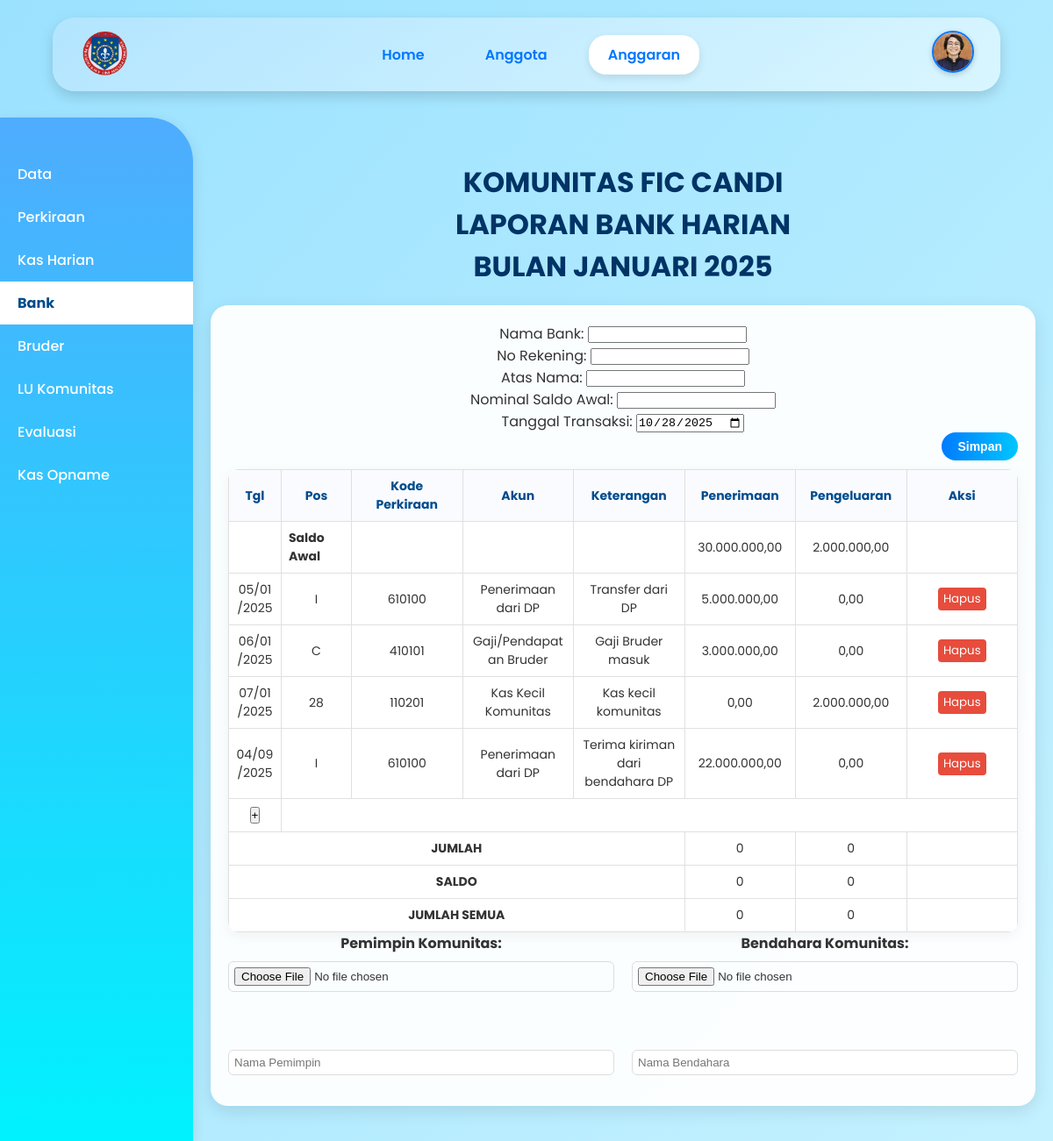
/anggaran_eco_bank.php (signed in), run on an earlier commit of the app's database.
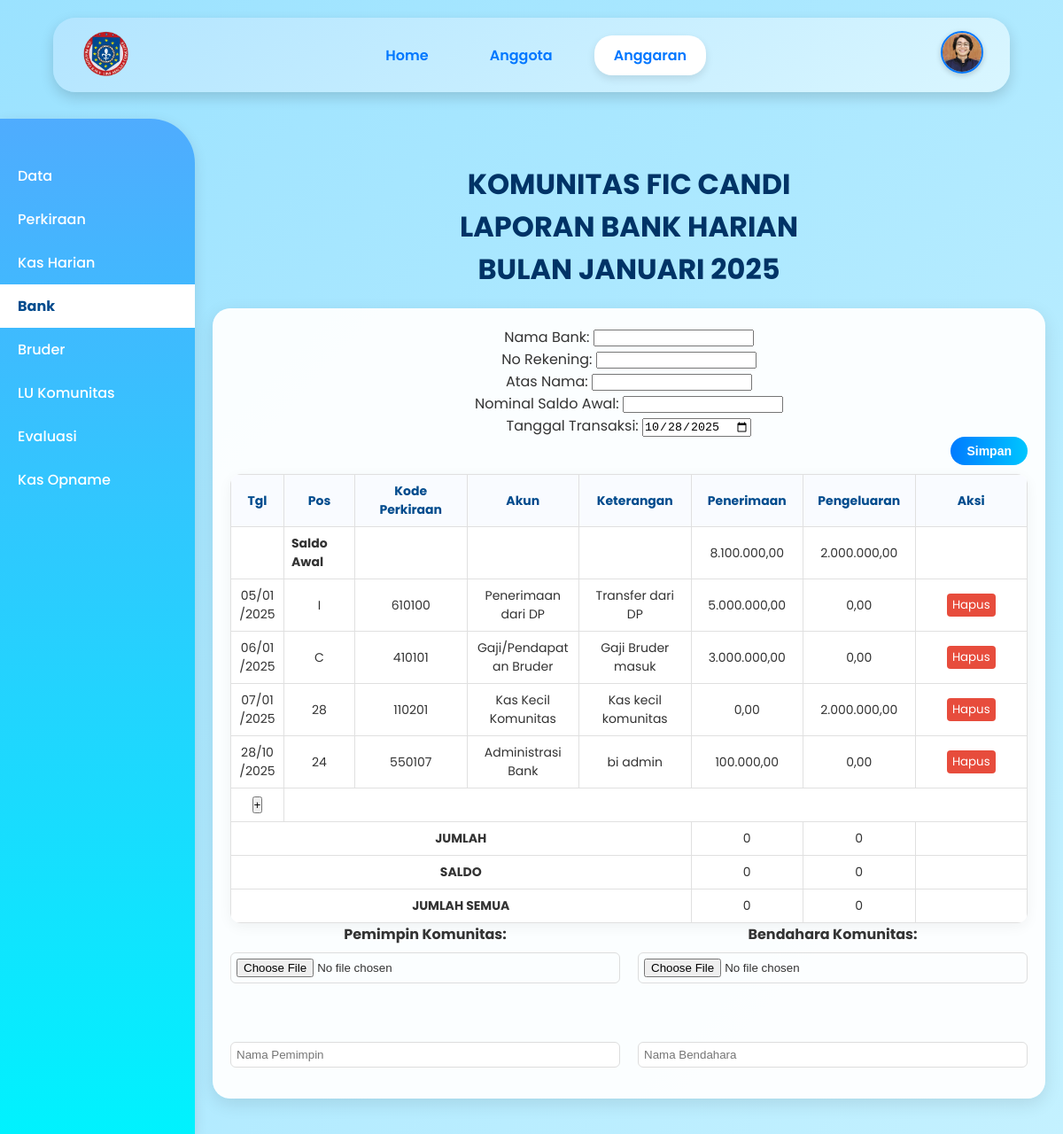
And on a later commit of the database.
### tables this page shows
CREATE TABLE `data_bruder` (
  `ID_bruder` int(11) NOT NULL,
  `nama_bruder` varchar(100) DEFAULT NULL,
  `gambar_bruder` varchar(255) DEFAULT NULL,
  `ttl_bruder` date DEFAULT NULL,
  `alamat_bruder` text DEFAULT NULL,
  `tahun_masuk_postulan` year(4) DEFAULT NULL,
  `tahun_prasetia_pertama` year(4) DEFAULT NULL,
  `tahun_kaul_kekal` year(4) DEFAULT NULL,
  `riwayat_tugas` text DEFAULT NULL,
  `unit_kerja` varchar(100) DEFAULT NULL,
  `alamat` varchar(255) DEFAULT NULL,
  `no_telp` varchar(20) DEFAULT NULL,
  `email` varchar(100) DEFAULT NULL,
  `foto` varchar(100) DEFAULT NULL
);

CREATE TABLE `4_bank` (
  `ID_tabel_bank` varchar(10) NOT NULL,
  `nama_bank` varchar(100) NOT NULL,
  `no_rek_bank` varchar(50) NOT NULL,
  `atas_nama_bank` varchar(100) NOT NULL,
  `tgl_transaksi` date NOT NULL,
  `ID_pos` varchar(5) NOT NULL,
  `keterangan_bank` text DEFAULT NULL,
  `nominal_penerimaan` decimal(15,2) DEFAULT 0.00,
  `nominal_pengeluaran` decimal(15,2) DEFAULT 0.00
);

CREATE TABLE `2_perkiraan` (
  `ID_pos` varchar(5) NOT NULL,
  `kode` varchar(50) DEFAULT NULL,
  `akun` varchar(100) DEFAULT NULL,
  `posisi` varchar(50) DEFAULT NULL
);

### anggaran_eco_bank.php (the view, shortened to what this page needs)
<?php
try {
    $pdo = new PDO("mysql:host=localhost;dbname=ibd_kelompok6_brd", "root", "");
    $pdo->setAttribute(PDO::ATTR_ERRMODE, PDO::ERRMODE_EXCEPTION);
    $stmt = $pdo->prepare("
        SELECT db.foto
        FROM login_bruder lb
        LEFT JOIN data_bruder db ON lb.ID_bruder = db.ID_bruder
        WHERE lb.ID_bruder = ?
    ");
    $stmt->execute([$_SESSION['ID_bruder']]);
    $user = $stmt->fetch(PDO::FETCH_ASSOC);
    $banks = $pdo->query("
        SELECT b.*, p.kode AS kode_perkiraan, p.akun AS akun_perkiraan
        FROM `4_bank` b
        LEFT JOIN `2_perkiraan` p ON b.ID_pos = p.ID_pos
        ORDER BY b.tgl_transaksi ASC, b.ID_tabel_bank ASC
    ")->fetchAll(PDO::FETCH_ASSOC);
} catch (PDOException $e) {
    die("Koneksi atau query gagal: " . $e->getMessage());
}
$total_in = 0;
$total_out = 0;
foreach ($banks as $b) {
    $total_in += $b['nominal_penerimaan'];
    $total_out += $b['nominal_pengeluaran'];
}
?>
<!DOCTYPE html>
<html lang="id">
<head>
</head>
<body>
    <header>
        <img src="foto/logo.png" alt="Logo" class="logo">
        <nav>
            <a href="dashboard_eco.php">Home</a>
            <a href="anggota.php">Anggota</a>
            <a href="anggaran_eco.php" class="active" >Anggaran</a>
        </nav>
        <div class="profile-wrapper" onclick="toggleDropdown()">
            <img src="foto/<?= htmlspecialchars($user['foto']) ?>" alt="Foto Bruder" class="profile-pic">
        </div>
    </header>
    <div class="container">
        <div class="sidebar">
            <a href="anggaran_eco.php">Data</a>
            <a href="anggaran_eco_perkiraan.php">Perkiraan</a>
            <a href="anggaran_eco_kas.php">Kas Harian</a>
            <a href="anggaran_eco_bank.php" class="active">Bank</a>
            <a href="anggaran_eco_bruder.php">Bruder</a>
            <a href="anggaran_eco_lu.php">LU Komunitas</a>
            <a href="anggaran_eco_evaluasi.php">Evaluasi</a>
            <a href="anggaran_eco_opname.php">Kas Opname</a>
        </div>
        <div class="main">
            <main>
                <h1>KOMUNITAS FIC CANDI<br>LAPORAN BANK HARIAN<br>BULAN JANUARI 2025</h1>
                <div class="card">
                    <form method="post">
                        <form id="bankForm" method="POST" action="simpan_bank.php">
                        <div class="form-group">
                            <label>Nama Bank:</label>
                            <input type="text" name="nama_bank" class="form-control" required>
                        </div>
                        <div class="form-group">
                            <label>No Rekening:</label>
                            <input type="text" name="no_rek_bank" class="form-control" required>
                        </div>
                        <div class="form-group">
                            <label>Atas Nama:</label>
                            <input type="text" name="atas_nama_bank" class="form-control" required>
                        </div>
                        <div class="form-group">
                            <label>Nominal Saldo Awal:</label>
                            <input type="number" step="0.01" name="nominal_penerimaan" class="form-control" required>
                        </div>
                        <div class="form-group">
                            <label>Tanggal Transaksi:</label>
                            <input type="date" name="tgl_transaksi" class="form-control" value="<?= date('Y-m-d') ?>" required>
                        </div>
                        <div class="table-header">
                        <button type="submit" class="btn-simpan">Simpan</button>
                        </div>
                        </form>
                    </form>
                        <table>
                            <thead>
                                <tr>
                                    <th style="width:60px">Tgl</th>
                                    <th style="width:80px">Pos</th>
                                    <th>Kode Perkiraan</th>
                                    <th>Akun</th>
                                    <th>Keterangan</th>
                                    <th>Penerimaan</th>
                                    <th>Pengeluaran</th>
                                    <th>Aksi</th>
                                </tr>
                            </thead>
                            <tbody id="tableBody">
                                <tbody id="tableBody">
    <tr>
        <td></td>
        <td style="text-align:left; font-weight:bold;">Saldo Awal</td>
        <td></td>
        <td></td>
        <td></td>
        <td align="right"><?= number_format($total_in, 2, ',', '.') ?></td>
        <td align="right"><?= number_format($total_out, 2, ',', '.') ?></td>
        <td></td>
    </tr>
    <?php if (!empty($banks)): ?>
        <?php foreach ($banks as $b): ?>
        <tr>
            <td><?= htmlspecialchars(date('d/m/Y', strtotime($b['tgl_transaksi']))) ?></td>
            <td><?= htmlspecialchars($b['ID_pos']) ?></td>
            <td><?= htmlspecialchars($b['kode_perkiraan']) ?></td>
            <td><?= htmlspecialchars($b['akun_perkiraan']) ?></td>
            <td><?= htmlspecialchars($b['keterangan_bank']) ?></td>
            <td align="right"><?= number_format($b['nominal_penerimaan'], 2, ',', '.') ?></td>
            <td align="right"><?= number_format($b['nominal_pengeluaran'], 2, ',', '.') ?></td>
            <td>
                <button
    onclick="if (confirm('Yakin ingin hapus transaksi ini?')) {
        window.location.href='hapus_bank.php?id=<?= $b['ID_tabel_bank'] ?>';
    }"
    class="btn-delete">
    Hapus
</button>
            </td>
        </tr>
        <?php endforeach; ?>
    <?php else: ?>
    <tr>
        <td colspan="8" align="center">Belum ada data</td>
    </tr>
    <?php endif; ?>
    <tr id="fixedRow">
        <td>
            <button class="btn btn-success btn-sm" data-bs-toggle="modal" data-bs-target="#addModal">+</button>
        </td>
        <td colspan="7"></td>
    </tr>
</tbody>
                            </tbody>
                            <tfoot>
                                <tr>
                                <td colspan="5" style="text-align:center; font-weight:bold;">JUMLAH SEMUA</td>
                                <td><span id="total">0</span></td>
                                <td><span id="total">0</span></td>
                                <td></td>
                                </tr>
                            </tfoot>
                            <tfoot>
                                <tr>
                                <td colspan="5" style="text-align:center; font-weight:bold;">JUMLAH</td>
                                <td><span id="total">0</span></td>
                                <td><span id="total">0</span></td>
                                <td></td>
                                </tr>
                            </tfoot>
                            <tfoot>
                                <tr>
                                <td colspan="5" style="text-align:center; font-weight:bold;">SALDO</td>
                                <td><span id="total">0</span></td>
                                <td><span id="total">0</span></td>
                                <td></td>
                                </tr>
                            </tfoot>
                        </table>
                <div class="row">
                    <div class="flex-col half">
                        <label>Pemimpin Komunitas:</label>
                        <input type="file" name="pemimpin_ttd" accept="image/*" onchange="previewImage(this, 'pemimpinPreview')"><br>
                        <img id="pemimpinPreview" class="preview-img" style="display:none"><br>
                        <input type="text" name="pemimpin_nama" placeholder="Nama Pemimpin">
                    </div>
                    <div class="flex-col half">
                        <label>Bendahara Komunitas:</label>
                        <input type="file" name="bendahara_ttd" accept="image/*" onchange="previewImage(this, 'bendaharaPreview')"><br>
                        <img id="bendaharaPreview" class="preview-img" style="display:none"><br>
                        <input type="text" name="bendahara_nama" placeholder="Nama Bendahara">
                    </div>
                </div>
                </div>
            </main>
        </div>
    </div>
</body>
</html>

### anggaran_eco_bank.php (style rules this page uses)
* { margin: 0; padding: 0; box-sizing: border-box; }
body { font-family: 'Poppins', sans-serif; background: linear-gradient(to bottom right, #9be2ff, #c4f1ff); color: #333; }
header { background: linear-gradient(145deg, #b3e5ff, #d9f6ff); box-shadow: 0 6px 15px rgba(0,0,0,0.15); padding: 12px 30px; display: flex; align-items: center; justify-content: space-between; position: sticky; top: 0; z-index: 1000; border-radius: 25px; margin: 20px auto; width: 90%; }
.logo { height: 60px; }
nav { display: flex; gap: 25px; }
nav a { color: #0077ff; font-weight: 600; text-decoration: none; padding: 10px 22px; border-radius: 20px; transition: all 0.3s ease; }
nav a.active { background: white; color: #0077ff; box-shadow: 0 4px 10px rgba(0,0,0,0.1); }
.profile-wrapper { position: relative; cursor: pointer; }
.profile-pic { width: 48px; height: 48px; border-radius: 50%; object-fit: cover; border: 2px solid #0077ff; box-shadow: 0 2px 6px rgba(0,0,0,0.2); }
main { padding: 40px 20px; max-width: 1200px; margin: auto; text-align: center; }
.sidebar { width: 220px; background: linear-gradient(180deg, #4facfe, #00f2fe); color: white; min-height: 100vh; padding: 40px 0; flex-shrink: 0; margin-top: 10px; border-top-right-radius: 50px; box-shadow: 0 4px 15px rgba(0,0,0,0.1); }
.sidebar a { display: block; padding: 12px 20px; color: white; text-decoration: none; font-weight: 500; transition: all 0.3s ease; }
.sidebar a.active { background: white; color: #004b8d; font-weight: bold; }
.main { flex: 1; }
.card { background: rgba(255, 255, 255, 0.95); padding: 20px; border-radius: 20px; box-shadow: 0 6px 20px rgba(0, 0, 0, 0.1); margin-top: 20px; }
h1, h2 { text-align: center; margin: 20px 0; color: #003366; }
.table-header { display: flex; justify-content: flex-end; margin-bottom: 8px; }
table { width: 100%; border-collapse: collapse; table-layout: fixed; margin-top: 10px; background: white; border-radius: 12px; overflow: hidden; box-shadow: 0 4px 15px rgba(0,0,0,0.05); }
th, td { border: 1px solid #e0e0e0; padding: 8px; text-align: center; font-size: 14px; word-wrap: break-word; }
th { background: #f9fbff; color: #004b8d; }
.btn-simpan { padding: 8px 18px; background: linear-gradient(90deg, #007bff, #00c6ff); color: #fff; border-radius: 25px; font-size: 14px; font-weight: bold; border: none; cursor: pointer; transition: 0.3s; }
.container { display: flex; min-height: 100vh; }
.row { display: flex; gap: 20px; margin-bottom: 15px; }
.flex-col { display: flex; flex-direction: column; gap: 8px; flex: 1; }
.row label { min-width: 140px; font-weight: bold; }
.row input, .row select { padding: 6px; border: 1px solid #ddd; border-radius: 6px; }
.half { flex: 1; }
.btn-delete { font-family: 'Poppins', sans-serif; padding: 3px 6px; background: #e74c3c; color: white; border: none; border-radius: 4px; cursor: pointer; }

What changed in the data, as far as the page shows it:
removed 4_bank: tgl_transaksi "04/09/2025", ID_pos "I", ID_pos.kode "610100", ID_pos.akun "Penerimaan dari DP", keterangan_bank "Terima kiriman dari bendahara DP", nominal_penerimaan "22.000.000,00", nominal_pengeluaran "0,00"
added 4_bank: tgl_transaksi "28/10/2025", ID_pos "24", ID_pos.kode "550107", ID_pos.akun "Administrasi Bank", keterangan_bank "bi admin", nominal_penerimaan "100.000,00", nominal_pengeluaran "0,00"
Also different on the page:
$total_in: "30.000.000,00" → "8.100.000,00"
